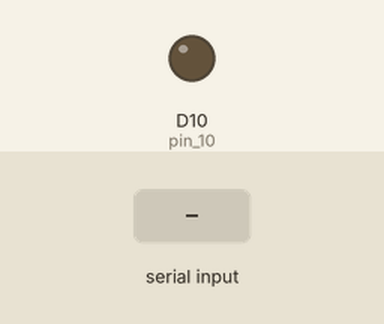
The program below on a simulated Arduino board driven over Firmata from a computer. Shown: output pins drawn as LEDs (lit = HIGH). The inputs (shaded band) are chosen by the test bench. What the program prints to the terminal is not drawn.

Above: at 6.2 s.
6.3 s: "5" typed at the terminal, then Enter
At 6.8 s:
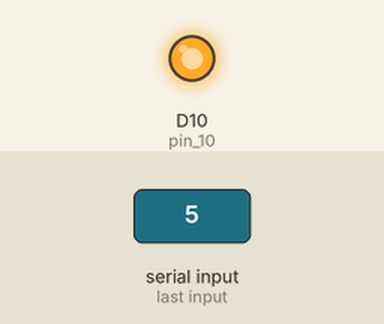
7.8 s: "0" typed at the terminal, then Enter
At 9.0 s:
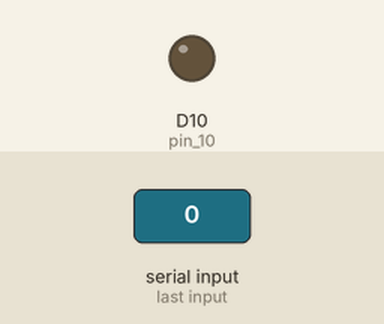
9.3 s: "90" typed at the terminal, then Enter
At 10.3 s:
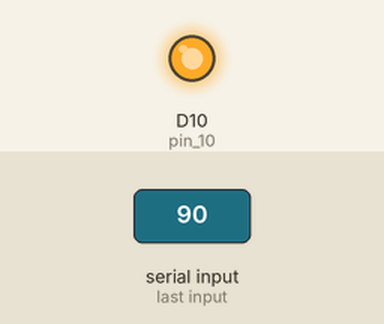
Timing chart, 0 to 12.3 s (numbered marks = the images above; inputs shaded):
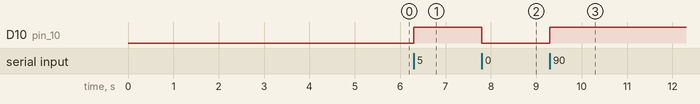

Measured:
- after the input at 6.3 s, D10 (pin_10): LOW → HIGH at once
- after the input at 7.8 s, D10 (pin_10): HIGH → LOW at once
- after the input at 9.3 s, D10 (pin_10): LOW → HIGH at once

The program:

pwm_out.py
```python
from pyfirmata import Arduino, util


board = Arduino('/dev/ttyACM0')


def main_loop():
    """主循环"""
    # 获取Arduino10号引脚
    # d：表示数字信号
    # 10：表示引脚编号
    # p：表示输出PWM信号
    pin_10 = board.get_pin('d:10:p')
    while True:
        duty = int(input("请输入亮度0-100："))
        pin_10.write(duty)  # 写入数值


if __name__ == '__main__':
    try:
        main_loop()
    except KeyboardInterrupt:
        print("程序结束！")
```
